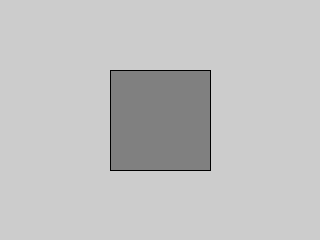
Frame 1 (no input)
Frame 60 (the mouse pressed at the canvas centre just before this capture): identical to frame 1, image omitted
Frame 120 (the mouse held since frame 60 and released just before this capture): identical to frame 1, image omitted

The Processing sketch that drew this single still picture (run headless with seeded random() and noise(); from frame 60 on, the mouse is pressed at the canvas centre):

// Processing sketch: list4_14
// ── list4_14.pde
int lv = 128;

void setup()
{
  size(320, 240);
}

void draw()
{
  fill(lv);
  rect(110, 70, 100, 100);
}

void mouseMoved()
{
  int dx = pmouseX - mouseX;
  if (dx > 0){
    lv = lv-2;
    if (lv < 0){
      lv = 0;
    }
  }
  else {
    lv = lv+2;
    if (lv > 255){
      lv = 255;
    }
  }
}
